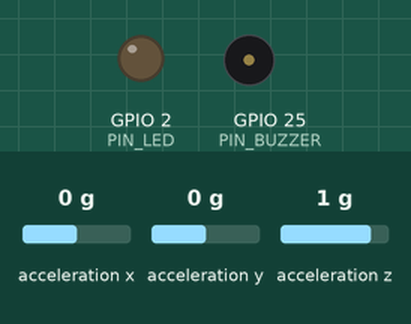
Recording of a sketch running on a simulated ESP32. Parts: output pins drawn as LEDs (lit = HIGH), buzzer (waves = sounding, pin HIGH). Wiring (inferred from the names in the program): MPU-6050 motion sensor at I2C address 0x68. Inputs (shaded band) come from the test bench; at power-on: acceleration x 0 g, acceleration y 0 g, acceleration z 1 g. WiFi joins after 1.5 s; servers stay silent unless stated; what the sketch prints to the serial monitor is not drawn.

Above: at 0.1 s.
Timing chart, 0 to 3.4 s (numbered marks = the images above):
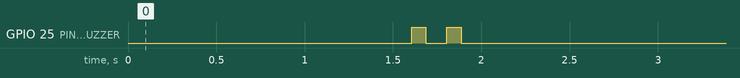

The sketch:

quake_sensor.ino
```cpp
/*
  Quake Sensor — on-site shaking detector for the Live Earthquake Globe
  Hardware: ESP32 dev board + MPU6050 (GY-521) accelerometer + active buzzer
  - Detects sudden shaking with an STA/LTA trigger and sounds the buzzer
  - Streams live data over WebSocket on port 81 (local Wi-Fi only, no internet needed)
  - The buzzer alarm works even without any Wi-Fi
*/
#include <WiFi.h>
#include <ESPmDNS.h>
#include <Wire.h>
#include <WebSocketsServer.h>

// ===== 1) Your Wi-Fi =====
const char* WIFI_SSID = "YOUR_WIFI_NAME";
const char* WIFI_PASS = "YOUR_WIFI_PASSWORD";

// ===== 2) Pins =====
const int PIN_SDA = 21;
const int PIN_SCL = 22;
const int PIN_BUZZER = 25;
const int PIN_LED = 2;

// ===== 3) Detection tuning =====
const float FS = 100.0f;            // samples per second
const float STA_SEC = 0.5f;         // short-term average window
const float LTA_SEC = 30.0f;        // long-term average window (background noise)
const float TRIGGER_RATIO = 4.0f;   // STA/LTA above this = shaking
const float MIN_STA_MG = 6.0f;      // ignore weaker motion (MPU6050 noise floor)
const float HOLD_SEC = 0.3f;        // ratio must stay high this long
const float WARMUP_SEC = 30.0f;     // learn background noise after power-on
const float COOLDOWN_SEC = 20.0f;   // no new alarm right after one ends
const float MAX_ALARM_SEC = 30.0f;
const float TEST_ALARM_SEC = 3.0f;

const uint8_t MPU_ADDR = 0x68;
const int BATCH = 10;               // samples per WebSocket message (10 msgs/s)

WebSocketsServer ws(81);

float hx = 0, hy = 0, hz = 0, px = 0, py = 0, pz = 0;
float sta = 0, lta = 0, peak = 0;
bool alarmOn = false, testAlarm = false, mdnsStarted = false;
unsigned long alarmStart = 0, lastAlarmEnd = 0, bootMs = 0, nextSample = 0;
int above = 0, below = 0, batchN = 0;
float batch[BATCH];

void mpuWrite(uint8_t reg, uint8_t val) {
  Wire.beginTransmission(MPU_ADDR);
  Wire.write(reg);
  Wire.write(val);
  Wire.endTransmission();
}

bool mpuRead(float &ax, float &ay, float &az) {
  Wire.beginTransmission(MPU_ADDR);
  Wire.write(0x3B);
  if (Wire.endTransmission(false) != 0) return false;
  if (Wire.requestFrom(MPU_ADDR, (uint8_t)6) != 6) return false;
  uint8_t b[6];
  for (int i = 0; i < 6; i++) b[i] = Wire.read();
  ax = (int16_t)((b[0] << 8) | b[1]) / 16.384f;   // milli-g at +-2 g
  ay = (int16_t)((b[2] << 8) | b[3]) / 16.384f;
  az = (int16_t)((b[4] << 8) | b[5]) / 16.384f;
  return true;
}

void startAlarm(float ratio, bool test) {
  alarmOn = true;
  testAlarm = test;
  alarmStart = millis();
  peak = 0;
  below = 0;
  String msg = "{\"t\":\"e\",\"r\":";
  msg += String(ratio, 1);
  msg += ",\"test\":";
  msg += test ? 1 : 0;
  msg += "}";
  ws.broadcastTXT(msg);
  Serial.println(test ? "Test alarm" : "SHAKING DETECTED");
}

void stopAlarm() {
  alarmOn = false;
  lastAlarmEnd = millis();
  digitalWrite(PIN_BUZZER, LOW);
  digitalWrite(PIN_LED, LOW);
  String msg = "{\"t\":\"x\",\"p\":";
  msg += String(peak, 1);
  msg += ",\"d\":";
  msg += String((millis() - alarmStart) / 1000.0f, 1);
  msg += "}";
  ws.broadcastTXT(msg);
}

void onWsEvent(uint8_t num, WStype_t type, uint8_t *payload, size_t length) {
  if (type == WStype_CONNECTED) {
    String hello = "{\"t\":\"h\",\"fs\":";
    hello += (int)FS;
    hello += ",\"name\":\"quake-sensor\",\"v\":1}";
    ws.sendTXT(num, hello);
  } else if (type == WStype_TEXT) {
    if (length == 4 && memcmp(payload, "test", 4) == 0) startAlarm(0, true);
  }
}

void setup() {
  Serial.begin(115200);
  pinMode(PIN_BUZZER, OUTPUT);
  pinMode(PIN_LED, OUTPUT);
  digitalWrite(PIN_BUZZER, LOW);

  Wire.begin(PIN_SDA, PIN_SCL);
  Wire.setClock(400000);
  mpuWrite(0x6B, 0x00);   // wake up
  mpuWrite(0x1C, 0x00);   // accelerometer range +-2 g
  mpuWrite(0x1A, 0x03);   // digital low-pass filter ~44 Hz
  delay(100);
  float ax = 0, ay = 0, az = 0;
  if (mpuRead(ax, ay, az)) Serial.println("MPU6050 OK");
  else Serial.println("MPU6050 NOT FOUND - check wiring: VCC=3V3, GND, SDA=21, SCL=22");
  px = ax; py = ay; pz = az;

  WiFi.mode(WIFI_STA);
  WiFi.setSleep(false);
  WiFi.setAutoReconnect(true);
  WiFi.begin(WIFI_SSID, WIFI_PASS);
  Serial.print("Connecting to Wi-Fi");
  unsigned long start = millis();
  while (WiFi.status() != WL_CONNECTED && millis() - start < 15000) {
    delay(300);
    Serial.print('.');
  }
  Serial.println();
  if (WiFi.status() != WL_CONNECTED) Serial.println("No Wi-Fi yet - the buzzer alarm still works. Retrying in background.");

  ws.begin();
  ws.onEvent(onWsEvent);

  for (int i = 0; i < 2; i++) {   // two short beeps = ready
    digitalWrite(PIN_BUZZER, HIGH); delay(80);
    digitalWrite(PIN_BUZZER, LOW); delay(120);
  }
  bootMs = millis();
  nextSample = micros();
}

void loop() {
  ws.loop();
  if (mdnsStarted == false && WiFi.status() == WL_CONNECTED) {
    mdnsStarted = true;
    Serial.print("Sensor address: ");
    Serial.println(WiFi.localIP());
    if (MDNS.begin("quake-sensor")) Serial.println("Also reachable as quake-sensor.local");
  }

  unsigned long now = micros();
  if ((long)(now - nextSample) < 0) { delay(1); return; }
  nextSample += (unsigned long)(1000000.0f / FS);
  if ((long)(now - nextSample) > 100000L) nextSample = now;

  float ax = 0, ay = 0, az = 0;
  if (mpuRead(ax, ay, az) == false) return;

  // High-pass filter (~0.5 Hz) removes gravity and slow tilt
  const float A = 0.97f;
  hx = A * (hx + ax - px);
  hy = A * (hy + ay - py);
  hz = A * (hz + az - pz);
  px = ax; py = ay; pz = az;
  float m = sqrtf(hx * hx + hy * hy + hz * hz);

  float elapsed = (millis() - bootMs) / 1000.0f;
  bool warm = elapsed < WARMUP_SEC;
  sta += (m - sta) / (STA_SEC * FS);
  if (alarmOn == false) lta += (m - lta) / ((warm ? 2.0f : LTA_SEC) * FS);
  float ratio = sta / fmaxf(lta, 0.5f);

  if (alarmOn) {
    peak = fmaxf(peak, m);
    bool on = ((millis() - alarmStart) / 200) % 2 == 0;
    digitalWrite(PIN_BUZZER, on ? HIGH : LOW);
    digitalWrite(PIN_LED, on ? HIGH : LOW);
    below = ratio < 1.5f ? below + 1 : 0;
    float dur = (millis() - alarmStart) / 1000.0f;
    if (testAlarm ? dur > TEST_ALARM_SEC : (below > 2 * FS || dur > MAX_ALARM_SEC)) stopAlarm();
  } else if (warm == false && millis() - lastAlarmEnd > COOLDOWN_SEC * 1000) {
    above = (ratio > TRIGGER_RATIO && sta > MIN_STA_MG) ? above + 1 : 0;
    if (above >= HOLD_SEC * FS) {
      above = 0;
      startAlarm(ratio, false);
    }
  }

  batch[batchN++] = m;
  if (batchN >= BATCH) {
    float bmax = 0;
    String msg = "{\"t\":\"d\",\"s\":[";
    for (int i = 0; i < BATCH; i++) {
      if (i) msg += ',';
      msg += String(batch[i], 1);
      bmax = fmaxf(bmax, batch[i]);
    }
    msg += "],\"r\":";
    msg += String(ratio, 2);
    msg += ",\"p\":";
    msg += String(alarmOn ? peak : bmax, 1);
    msg += ",\"a\":";
    msg += alarmOn ? 1 : 0;
    msg += ",\"w\":";
    msg += warm ? (int)(WARMUP_SEC - elapsed) : 0;
    msg += "}";
    ws.broadcastTXT(msg);
    batchN = 0;
  }
}
// end of quake_sensor.ino
```
